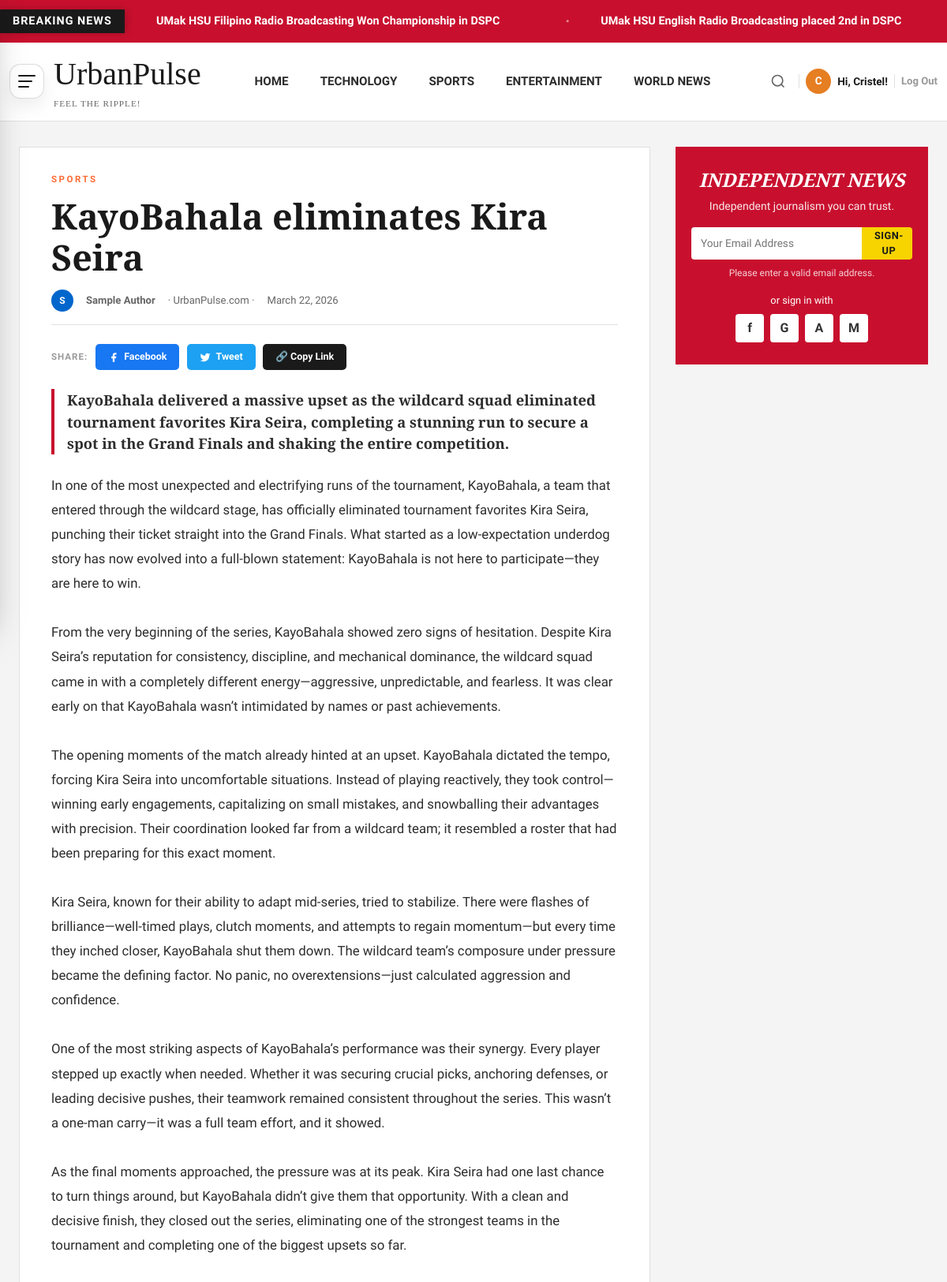
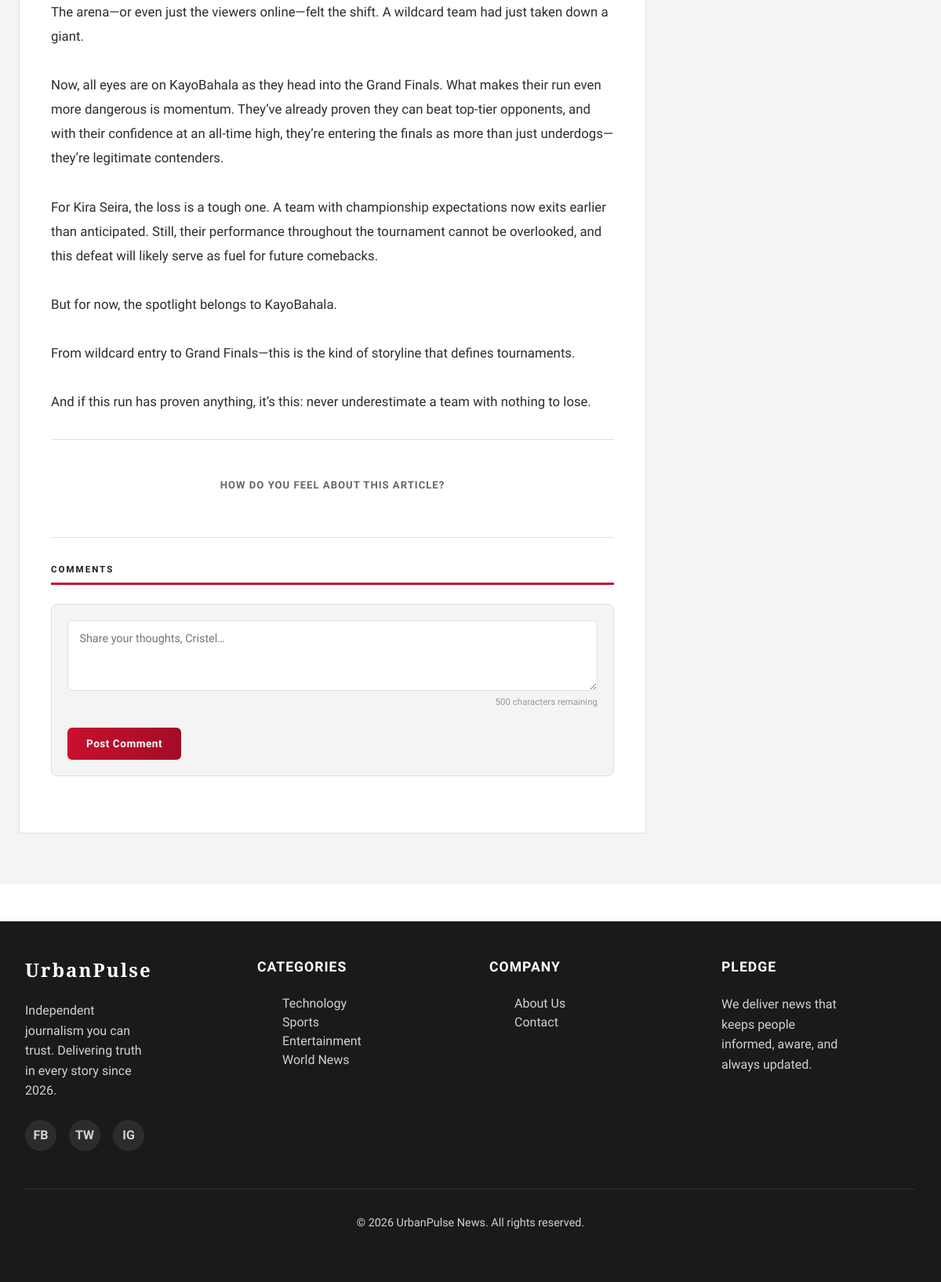
/view-article.php?id=2 (signed in), run on the app's committed database (2 pictures, top to bottom).
### tables this page shows
CREATE TABLE `article_submissions` (
  `id` int(11) NOT NULL,
  `author_id` int(11) NOT NULL,
  `title` varchar(255) NOT NULL,
  `category` enum('technology','sports','entertainment','worldnews') NOT NULL,
  `summary` text NOT NULL,
  `body` longtext NOT NULL,
  `image_url` varchar(500) DEFAULT '',
  `status` enum('pending','approved','declined') DEFAULT 'pending',
  `decline_reason` text DEFAULT NULL,
  `submitted_at` datetime DEFAULT current_timestamp(),
  `reviewed_at` datetime DEFAULT NULL,
  `reviewed_by` int(11) DEFAULT NULL
);

CREATE TABLE `users` (
  `id` int(11) NOT NULL,
  `username` varchar(50) NOT NULL,
  `email` varchar(100) NOT NULL,
  `password` varchar(255) NOT NULL,
  `name` varchar(100) NOT NULL,
  `role` enum('reader','author','admin') DEFAULT 'reader',
  `avatar_color` varchar(7) DEFAULT '#c8102e',
  `created_at` datetime DEFAULT current_timestamp()
);

### auth.php (called while the page is built, shortened)
<?php
function isLoggedIn() {
    return isset($_SESSION['user_id']) && !empty($_SESSION['user_id']);
}
function getCurrentUser() {
    return [
        'id'           => $_SESSION['user_id'],
        'name'         => $_SESSION['user_name'],
        'username'     => $_SESSION['user_username'],
        'email'        => $_SESSION['user_email'],
        'role'         => $_SESSION['user_role'],
        'avatar_color' => $_SESSION['user_avatar_color'],
    ];
}

### view-article.php (the view, shortened to what this page needs)
<?php
require_once 'auth.php';
$db  = getDB();
$id  = (int)($_GET['id'] ?? 0);
$currentUser = getCurrentUser();
$isAdmin = ($currentUser && $currentUser['role'] === 'admin') ? 'admin' : 'reader';
$stmt = $db->prepare("
    SELECT s.*, u.name as author_name, u.avatar_color, u.username as author_username
    FROM article_submissions s
    JOIN users u ON s.author_id = u.id
    WHERE s.id = ? AND (s.status = 'approved' OR ? = 'admin')
");
$stmt->execute([$id, $isAdmin]);
$article = $stmt->fetch();
    ?><!DOCTYPE html><html lang="en"><head><title>Not Found — UrbanPulse</title>
    </div></body></html><?php exit;
$catColors = ['technology'=>'#0066cc','sports'=>'#ff6b35','entertainment'=>'#9b59b6','worldnews'=>'#27ae60'];
?>
<!DOCTYPE html>
<html lang="en">
<head>
  <link href="https://cdn.jsdelivr.net/npm/bootstrap@5.3.2/dist/css/bootstrap.min.css" rel="stylesheet">
  <link rel="stylesheet" href="navfooter.css">
  <link rel="stylesheet" href="home.css">
  <link rel="stylesheet" href="burgermenu.css">
  <link rel="stylesheet" href="article.css">
</head>
<body>
<?php require_once 'nav.php'; ?>
<main class="article-page">
  <div class="article-container">
    <div class="hero-news">
      <article>
        <p class="hero-subheadlines" style="color:<?= $catColors[$article['category']] ?>">
          <?= htmlspecialchars(ucfirst($article['category'])) ?>
        </p>
        <h1 class="hero-title"><?= htmlspecialchars($article['title']) ?></h1>
        <div class="hero-meta">
          <span style="width:28px;height:28px;border-radius:50%;background:<?= htmlspecialchars($article['avatar_color']) ?>;color:#fff;display:inline-flex;align-items:center;justify-content:center;font-weight:800;font-size:.75rem;flex-shrink:0;">
            <?= strtoupper(substr($article['author_name'],0,1)) ?>
          </span>
          <strong><?= htmlspecialchars($article['author_name']) ?></strong>
          <span>· UrbanPulse.com ·</span>
          <span><?= date('F j, Y', strtotime($article['submitted_at'])) ?></span>
        </div>
        <div class="share-bar" style="margin-bottom:1.5rem;">
          <span class="share-label">Share:</span>
          <a class="share-btn fb" href="#" title="Share on Facebook">
            <svg width="14" height="14" viewBox="0 0 24 24" fill="currentColor"><path d="M18 2h-3a5 5 0 0 0-5 5v3H7v4h3v8h4v-8h3l1-4h-4V7a1 1 0 0 1 1-1h3z"/></svg> Facebook
          </a>
          <a class="share-btn tw" href="#" title="Tweet">
            <svg width="14" height="14" viewBox="0 0 24 24" fill="currentColor"><path d="M23 3a10.9 10.9 0 0 1-3.14 1.53 4.48 4.48 0 0 0-7.86 3v1A10.66 10.66 0 0 1 3 4s-4 9 5 13a11.64 11.64 0 0 1-7 2c9 5 20 0 20-11.5a4.5 4.5 0 0 0-.08-.83A7.72 7.72 0 0 0 23 3z"/></svg> Tweet
          </a>
          <button class="share-btn copy">🔗 Copy Link</button>
        </div>
        <p class="hero-summary"><?= htmlspecialchars($article['summary']) ?></p>
        <div class="hero-description">
          <?php foreach (array_filter(explode("\n\n", trim($article['body']))) as $para): ?>
            <p style="margin-bottom:1.25rem;"><?= nl2br(htmlspecialchars(trim($para))) ?></p>
          <?php endforeach; ?>
        </div>
        <div class="section-divider"></div>
        <div class="reactions">
          <div class="reactions-title">How do you feel about this article?</div>
        </div>
        <div class="section-divider"></div>
        <div class="comments-section">
          <div class="comments-heading">
            COMMENTS <span class="comment-count-badge" style="display:none">0</span>
          </div>
          <?php if ($currentUser): ?>
          <form class="comment-form" id="commentForm">
            <textarea id="commentText"
              placeholder="Share your thoughts, <?= htmlspecialchars(explode(' ',$currentUser['name'])[0]) ?>…"
              required></textarea>
            <div id="charCount" class="comment-char-count">500 characters remaining</div>
            <button type="submit" class="comment-submit" style="margin-top:.75rem;">Post Comment</button>
          </form>
          <?php endif; ?>
        </div>
      </article>
    </div>
    <aside class="sidebar">
      <div class="roundup-section">
        <h2>Independent News</h2>
        <p>Independent journalism you can trust.</p>
        <form class="roundup-form" onsubmit="return false">
          <input type="email" placeholder="Your Email Address">
          <button type="submit">SIGN-UP</button>
        </form>
        <div class="roundup-help">Please enter a valid email address.</div>
        <div class="roundup-social">
          <p>or sign in with</p>
          <div class="social-row">
            <span class="soc-box">f</span><span class="soc-box">G</span>
            <span class="soc-box">A</span><span class="soc-box">M</span>
          </div>
        </div>
      </div>
    </aside>
  </div>
</main>
<footer class="footer">
  <div class="footer-container">
    <div class="footer-content">
      <div class="footer-section"><h3>UrbanPulse</h3><p>Independent journalism you can trust. Delivering truth in every story since 2026.</p>
        <div class="footer-social"><a href="#">FB</a><a href="#">TW</a><a href="#">IG</a></div>
      </div>
      <div class="footer-section"><h4>Categories</h4><ul>
        <li><a href="technology.php">Technology</a></li><li><a href="sports.php">Sports</a></li>
        <li><a href="entertainment.php">Entertainment</a></li><li><a href="worldnews.php">World News</a></li>
      </ul></div>
      <div class="footer-section"><h4>Company</h4><ul>
        <li><a href="about.php">About Us</a></li><li><a href="contact.php">Contact</a></li>
      </ul></div>
      <div class="footer-section"><h4>Pledge</h4><p>We deliver news that keeps people informed, aware, and always updated.</p></div>
    </div>
    <div class="footer-bottom"><p>&copy; 2026 UrbanPulse News. All rights reserved.</p></div>
  </div>
</footer>
</body>
</html>

### navfooter.css (style rules this page uses)
.footer { background-color: #1a1a1a; color: white; padding: 3rem 2rem; margin-top: 3rem; }
.footer-content { display: grid; grid-template-columns: repeat(4, 1fr); gap: 3rem; margin-bottom: 3rem; }
.footer-content h3 { font-family: 'Playfair Display', serif; margin-bottom: 1.5rem; font-weight: 700; letter-spacing: 2px; font-size: 1.5rem; }
.footer-content h4 { font-size: 1.1rem; font-weight: 700; margin-bottom: 1.5rem; text-transform: uppercase; letter-spacing: 1px; }
.footer-content p { opacity: 0.8; line-height: 1.6; margin-bottom: 1.5rem; }
.footer-section a { opacity: 0.8; transition: var(--transition); }
.footer-social { display: flex; gap: 1rem; }
.footer-social a { width: 40px; height: 40px; display: flex; align-items: center; justify-content: center; background: rgba(255, 255, 255, 0.1); border-radius: 50%; font-weight: 700; }
.footer-bottom { text-align: center; padding-top: 2rem; border-top: 1px solid rgba(255, 255, 255, 0.1); opacity: 0.8; font-size: 0.9rem; }
.footer-section p { max-width: 150px; }

### home.css (style rules this page uses)
:root { --color-primary: #1a1a1a; --color-secondary: #c8102e; --color-accent: #d4af37; --color-background: #ffffff; --color-surface: #f4f4f4; --color-border: #e0e0e0; --color-text: #2d2d2d; --color-text-light: #666666; --color-text-muted: #999999; --color-technology: #0066cc; --color-sports: #ff6b35; --color-entertainment: #9b59b6; --color-world: #27ae60; --font-display: 'Playfair Display', serif; --font-body: 'Source Sans 3', sans-serif; --transition: all 0.3s cubic-bezier(0.4, 0, 0.2, 1); }
*, *::before, *::after { margin: 0; padding: 0; box-sizing: border-box; }
body { font-family: var(--font-body); color: var(--color-text); background: var(--color-background); overflow-x: hidden; }
a { text-decoration: none; color: inherit; transition: var(--transition); }
ul { list-style: none; }
button { background: none; border: none; cursor: pointer; }
main { background: var(--color-surface); }
.hero-title { font-family: var(--font-display); font-size: 2.5rem; font-weight: 700; line-height: 1.2; margin-bottom: 1rem; color: var(--color-primary); }
.hero-summary { margin-bottom: 1.5rem; line-height: 1.6; color: var(--color-text-light); }
.hero-meta { display: flex; gap: 1rem; font-size: 0.85rem; align-items: center; flex-wrap: wrap; }
.section-divider { height: 1px; background: var(--color-border); margin: 2.5rem 0; }

### burgermenu.css (style rules this page uses)
:root { --up-primary: var(--color-primary, #1a1a1a); --up-secondary: var(--color-secondary, #c8102e); --up-accent: var(--color-accent, #d4af37); }

### data on the page
article_submissions: category "SPORTS", title "KayoBahala eliminates Kira Seira", author.name "S", author.name "Sample Author", submitted_at "March 22, 2026", summary "KayoBahala delivered a massive upset as the wildcard squad eliminated tournament favorites Kira Seira, completing a stunning run to secure a spot in the Grand Finals and shaking the entire competition.", body "In one of the most unexpected and electrifying runs of the tournament, KayoBahala, a team that entered through the wildcard stage, has officially eliminated tournament favorites Kira Seira, punching their ticket straight into the Grand Finals. What started as a low-expectation underdog story has now evolved into a full-blown statement: KayoBahala is not here to participate—they are here to win. From the very beginning of the series, KayoBahala showed zero signs of hesitation. Despite Kira Seira’s reputation for consistency, discipline, and mechanical dominance, the wildcard squad came in with a completely different energy—aggressive, unpredictable, and fearless. It was clear early on that…"

### other printed values
substr($currentUser['name'],0,1) "C"
explode(' ',$currentUser['name'])[0] "Cristel"
